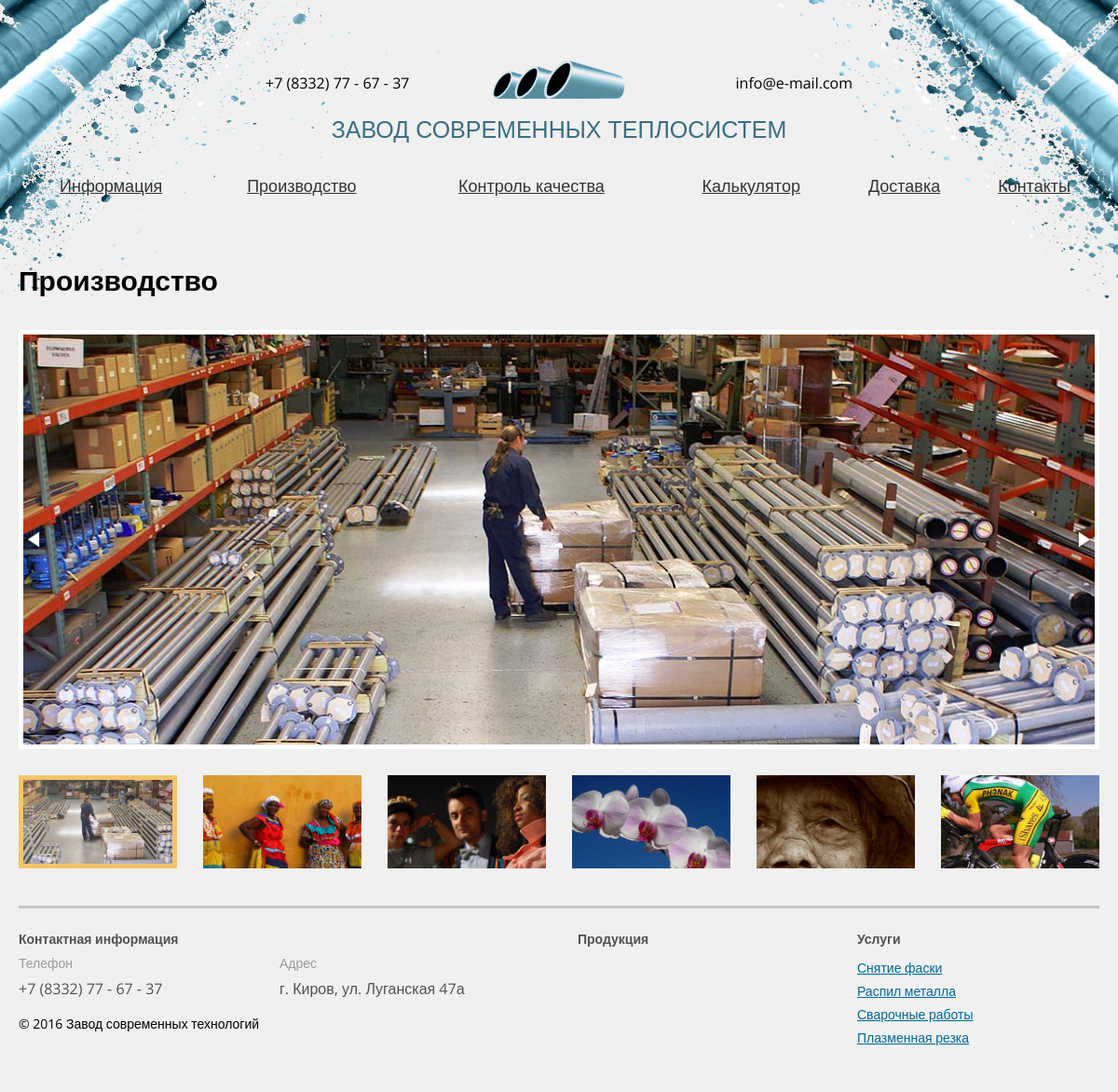
The app's page /production/, older data.
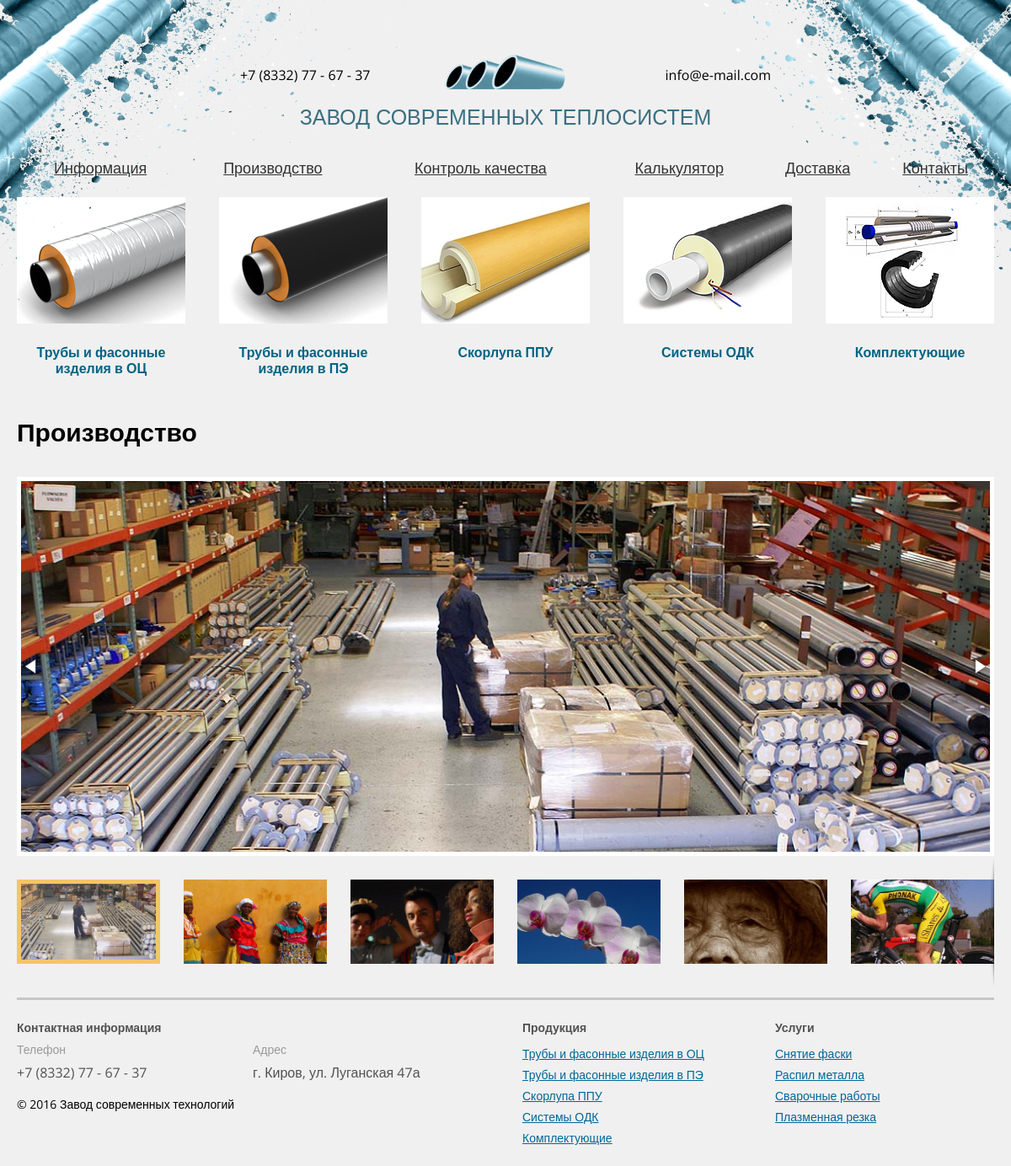
The same page, newer data.
### products/models.py (models this page shows, shortened)
class Category(models.Model):
    class Meta:
        verbose_name = 'Категория'
        verbose_name_plural = 'Категории'
        db_table = 'category'
    name = models.CharField('Название', max_length=100)
    file = models.ImageField(
        upload_to="category", verbose_name='Изображение')
    seotitle = models.CharField(max_length=120, blank=True)
    seodescription = models.TextField(max_length=200, blank=True)

### production/views.py (the view)
# urls.py: url(r'^production/', include('production.urls', namespace='production')),
def production(request):
    title = 'Производство'
    gallery = Gallery.objects.all
    return render(request, 'production.html',
                  {'gallery': gallery, 'title': title})

### products/templatetags/products_tags.py (called while the page is built)
@register.simple_tag
def get_categories():
    categories = Category.objects.all()
    return categories

### production/templates/production.html (shortened to what this page needs)
{% extends 'main.html' %}
{% load staticfiles %}
{% block production %}
<h1>Производство</h1>
<div class="fotorama production-slider">
</div>
{% endblock %}

### templates/main.html (shortened to what the changed rows need)
{% load products_tags staticfiles %}
<!DOCTYPE html>
<html lang="en">
<head>
    <link rel="stylesheet" href="{% static "/css/normalize.css" %}">
    <link rel="stylesheet" href="{% static "/css/grid.css" %}">
    <link rel="stylesheet" href="{% static "/css/fotorama.css" %}">
    <link rel="stylesheet" href="{% static "/css/main.css" %}">
</head>
<body>
<div class="container wrap">
    <div class="row">
        <div class="col-lg-10">
        </div>
    </div>
    <div class="row">
        <div class="col-lg-10">
        </div>
    </div>
    <div class="row">
        <div class="category">
          {% get_categories as categories %}
          {% for category in categories %}
          <div class="col-lg-2 category__item"><a class="category__link" href="{% url 'products:categories' category_id=category.id %}">
              <div class="category__img-wrap">
                <div class="category__img-border"></div><img class="category__img" src="/media/{{ category.file }}">
              </div><span class="category__name">{{ category.name }}</span></a></div>
            {% endfor %}
        </div>
      </div>
{% block production %}{% endblock %}
    <footer class="footer">
        <div class="row">
          <div class="col-lg-5">
            <div class="row">
              <div class="col-lg-5 footer-nav"><span class="footer-nav__header">Продукция</span>
                  {% get_categories as categories %}
                  {% for category in categories %}
                <ul class="footer-nav__list">
                  <li class="footer-nav__item"><a class="footer-nav__link" href="{% url 'products:categories' category_id=category.id %}">{{ category.name }}</a></li>
                </ul>
                  {% endfor %}
              </div>
            </div>
          </div>
        </div>
    </footer>
</div>
</body>
</html>
</body>
</html>

Row changes from the older to the newer data that the page shows:
added Category: file (picture), name "Трубы и фасонные изделия в ОЦ"
added Category: file (picture), name "Трубы и фасонные изделия в ПЭ"
added Category: file (picture), name "Скорлупа ППУ"
added Category: file (picture), name "Системы ОДК"
added Category: file (picture), name "Комплектующие"
